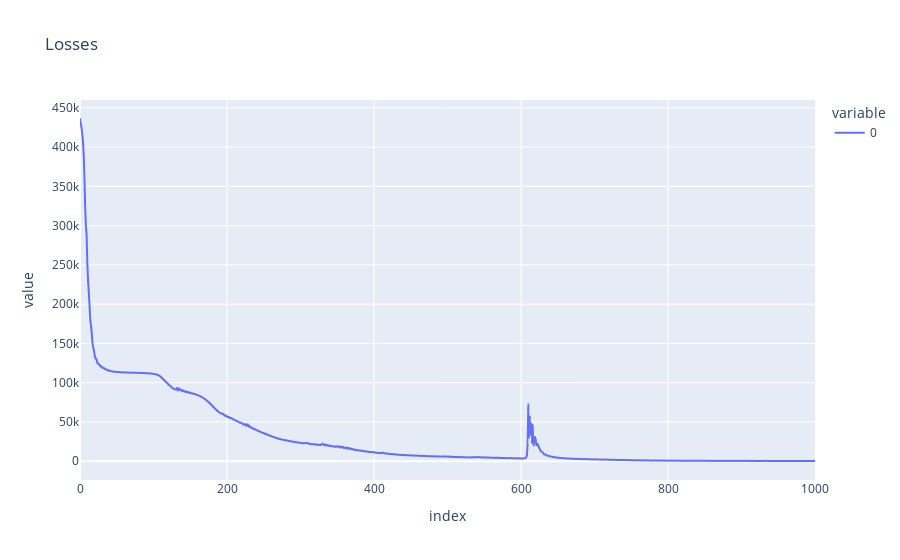

Source (notebook cell):
### Code cell
# plot the losses
import plotly.express as px
px.line(reg.losses.detach().cpu(), title='Losses')

### Figure 1 — Plotly figure (JSON) as saved in the notebook; plotly's stock layout.template omitted (floating-point values rounded to 4 significant figures; data arrays with more than 128 entries replaced by an {"elided": "..."} marker saying what was removed)
{"data": [{"hovertemplate": "variable=0<br>index=%{x}<br>value=%{y}<extra></extra>", "legendgroup": "0", "line": {"color": "#636efa", "dash": "solid"}, "marker": {"symbol": "circle"}, "mode": "lines", "name": "0", "showlegend": true, "type": "scattergl", "x": {"elided": "1001 int values"}, "xaxis": "x", "y": {"elided": "1001 float values"}, "yaxis": "y"}], "layout": {"legend": {"title": {"text": "variable"}, "tracegroupgap": 0}, "title": {"text": "Losses"}, "xaxis": {"anchor": "y", "domain": [0, 1], "title": {"text": "index"}}, "yaxis": {"anchor": "x", "domain": [0, 1], "title": {"text": "value"}}}}
